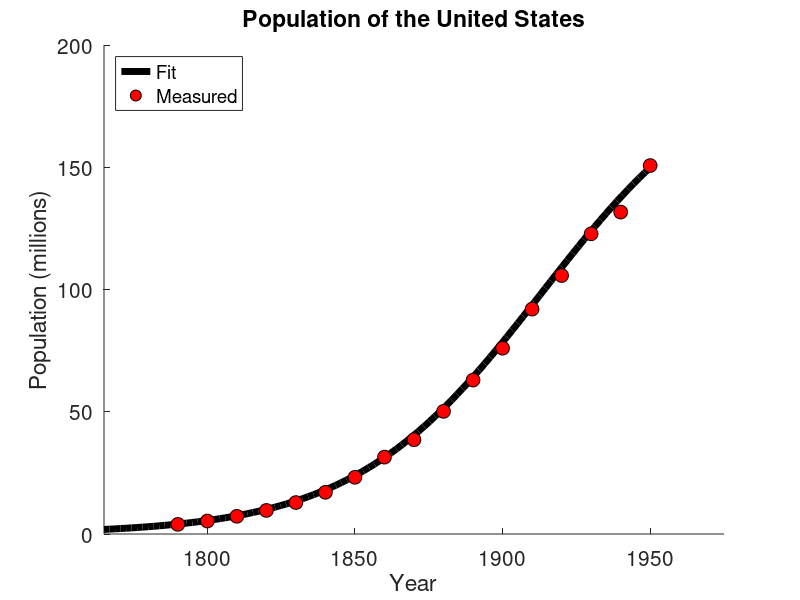

Source code (MATLAB):
%% Problem 2
% plots the measurements of the US population for every
% decade from 1790 to 1950.

clear; clc; close all;

years = 1790:10:1950;
population = [3939, 5308, 7240, 9638, 12866, 17069, 23192,...
    31443, 38558, 50156, 62948, 75995, 91972, 105711,...
    122775, 131669, 150697]./1000;

% specifying vector from 1765 instead of 1790 to
% extend fitted line to 0
t = linspace(1765,1950);
P = (197273000./(1+exp(1).^-(0.03134.*(t-1913.25))))./1000000;

figure;
% plots fitted line of population from 1765 to 1950
plot(t,P,'k','LineWidth',5);
hold on
% plots measured points of population
plot(years,population,'o','MarkerFaceColor','r','MarkerEdgeColor','k','MarkerSize',10);
hold off;

% specifying axis extends fitted line to 0
axis([1765 1975 0 200]);
set(gca,'FontSize', 15);
set(gcf,'color','w');
title('Population of the United States');
xlabel('Year');
ylabel('Population (millions)');
xticks([1800 1850 1900 1950]);
yticks([0 50 100 150 200]);
legend('Fit','Measured','Location','northwest');
box off;